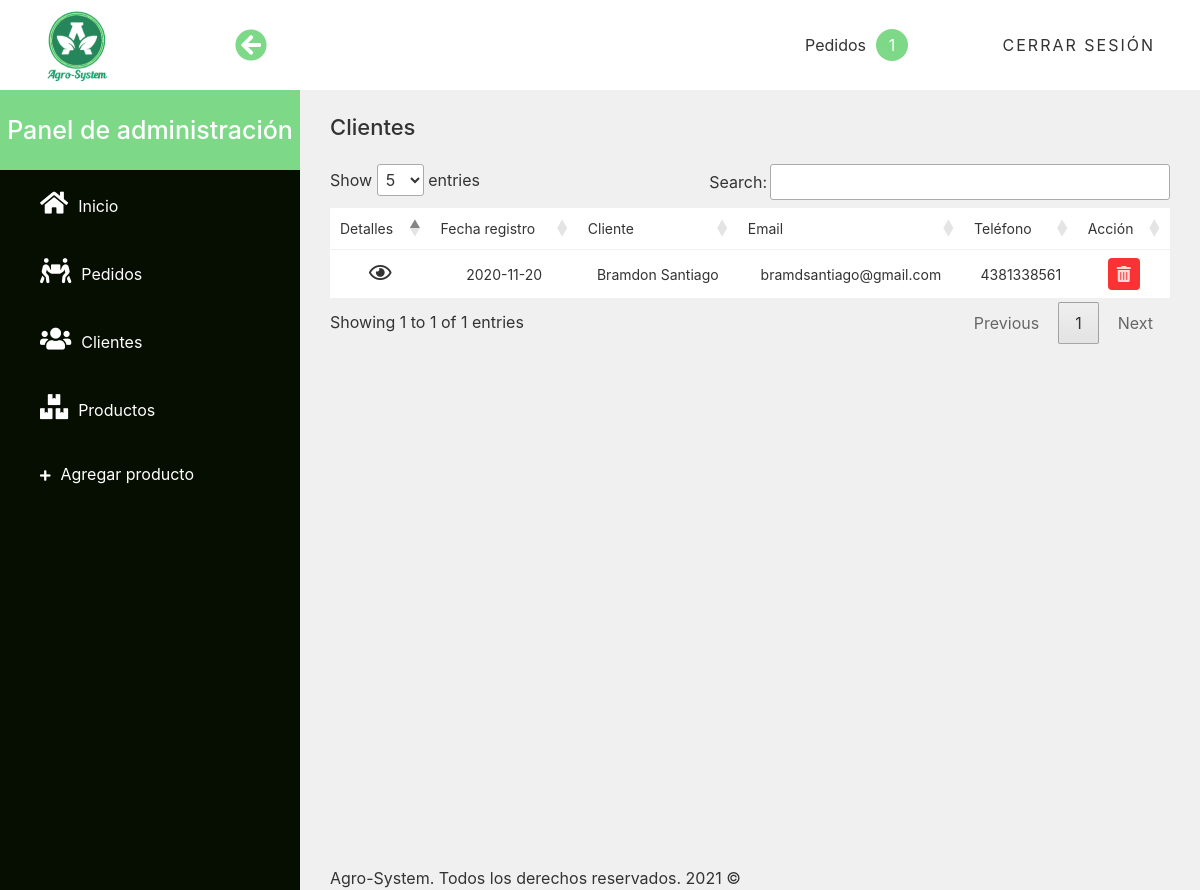
Screenshot of /clientes.php (signed in) with the database file from the repository.
### tables this page shows
CREATE TABLE IF NOT EXISTS `registro_cliente` (
  `id` int(10) UNSIGNED NOT NULL AUTO_INCREMENT,
  `nombre` varchar(35) NOT NULL,
  `apellido` varchar(35) NOT NULL,
  `email` varchar(50) NOT NULL,
  `pass` char(60) NOT NULL,
  `nombre_usuario` varchar(35) NOT NULL,
  `direccion` varchar(50) DEFAULT NULL,
  `codigo_postal` char(5) DEFAULT NULL,
  `ciudad` varchar(35) DEFAULT NULL,
  `estado` varchar(20) DEFAULT NULL,
  `telefono` char(12) DEFAULT NULL,
  `fecha_registro` date DEFAULT NULL,
  PRIMARY KEY (`id`),
  UNIQUE KEY `email` (`email`)
);

### includes/templates/contenido-admin-clientes.php (the view, shortened to what this page needs)
<h3 class="mb-4">Clientes</h3>
<div class="row">
    <div class="col">
        <div class="table-responsive mb-5">
            <table class="table text-center" id="data-table">
                <thead>
                    <tr>
                        <th scope="col">Detalles</th>
                        <th scope="col">Fecha registro</th>
                        <th scope="col">Cliente</th>
                        <th scope="col">Email</th>
                        <th scope="col">Teléfono</th>
                        <th scope="col">Acción</th>
                        <?php
                            try {
                                require_once('includes/functions/bd_conexion.php');
                                $sql_clientes = "SELECT id, nombre_usuario, fecha_registro, email, telefono FROM registro_cliente";
                                $resultado_clientes = $conn->query($sql_clientes);
                            } catch (\Exception $e) {
                                echo $e->getMessage();
                            }
                        ?>
                        <tbody id="clientes">
                        <?php
                            while ($clientes = $resultado_clientes->fetch_assoc()) : ?>
                                <tr>
                                    <td><i class="icono ojo far fa-eye" data-id="<?php echo ($clientes['id']); ?>" data-toggle="modal" data-target=".bd-example-modal-lg"></i></td>
                                    <td><?php echo ($clientes['fecha_registro']); ?></td>
                                    <td><?php echo ($clientes['nombre_usuario']); ?></td>
                                    <td><?php echo ($clientes['email']); ?></td>
                                    <td><?php echo ($clientes['telefono']); ?></td>
                                    <td><i class="icono basura fas fa-trash-alt" data-id="<?php echo ($clientes['id']); ?>"></i></td>
                                </tr>
                            <?php endwhile; ?>
                        </tbody>
                    </tr>
                </thead>
            </table>
        </div>
    </div>
</div>

### css/admin.css (style rules this page uses)
body { color:#333 }
.admin .contenido .main h3 { color:#333;font-size:22px }
table.dataTable.no-footer { border-bottom:none!important }
.table { background-color:#FFF;color:#333;font-size:14px!important }
.table thead th { border-bottom-color:#F0F0F0!important;font-weight:normal!important }
.table td,.table th { border-top:none;vertical-align:middle!important;white-space:nowrap }
.table .icono { cursor:pointer;font-size:20px;-webkit-transition:all .6s ease;-o-transition:all .6s ease;transition:all .6s ease }
.table .icono.basura { display:inline-block;color:rgba(255, 255, 255, 0.8);background-color:rgba(247, 0, 0, 0.8);width:32px;height:32px;line-height:32px;border-radius:4px;font-size:16px }
.table tbody tr { -webkit-transition:all .6s ease!important;-o-transition:all .6s ease!important;transition:all .6s ease!important }

### rows the page displays
registro_cliente: fecha_registro "2020-11-20", nombre_usuario "Bramdon Santiago", email "bramdsantiago@gmail.com", telefono "4381338561"

### other values shown
$numero_pedidos['COUNT(numero_pedido)'] "1"
